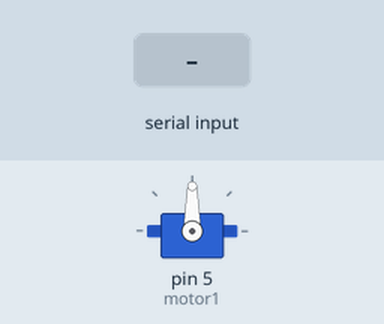
Simulated run of this sketch. Board: Arduino Uno, built with avr-gcc and run on an emulated ATmega328P. Shown: servo. Inputs (shaded band) come from the test bench. What the sketch prints to the serial monitor is not drawn.

Above: at 1.2 s.
1.3 s: "s" received over Serial
At 2.6 s:
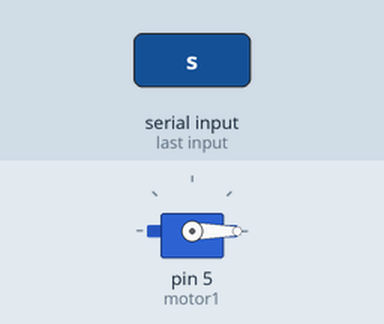
3.5 s: "a" received over Serial
Timing chart, 0 to 6.5 s (numbered marks = the images above; inputs shaded):
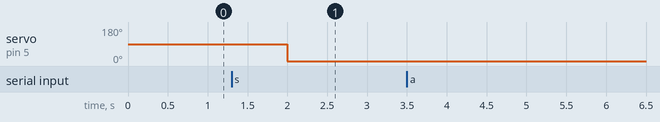

Measured:
- after the input at 1.3 s, servo on pin 5 (motor1): 90° → 0° after 0.70 s
- after the input at 3.5 s, every drawn part: stays the same

The sketch:

servomotor.ino
```cpp
// Projeto do braço mecânico
// saindo do servo motor :     P    V   B     Preto Vermelho Branco
//                             M    V   L     Marron Vermelho Laranja
//                             GND  5V  Controle(5)
//
// Quando executar - abrir o monitor da serial (botao superior direito da ide)
// inserir os codigos ... aaa ou ssss ou d
// enviar pra porta serial
//////////////////////////////////////////////////////////////////////////
#include <Servo.h>  // inclui a biblioteca de manipulação de servos motores.
Servo motor1;
int anguloM1 = 0;

void setup() {
  Serial.begin(9600);
  motor1.attach(5);  // declarando qual porta o motor estará ligado
}

void loop() {
  char tecla;
  tecla = Serial.read();

  //se pressionando
  if (tecla == 'a') {
    anguloM1 += 10;
    motor1.write(anguloM1);
    Serial.write(anguloM1);
  }
  else if (tecla == 's') {
    anguloM1 -= 10;
    motor1.write(anguloM1);
    Serial.write(anguloM1);
  }

  if (tecla =='d') {
    motor1.write(0);
  }

  delay(1000);
}
```
